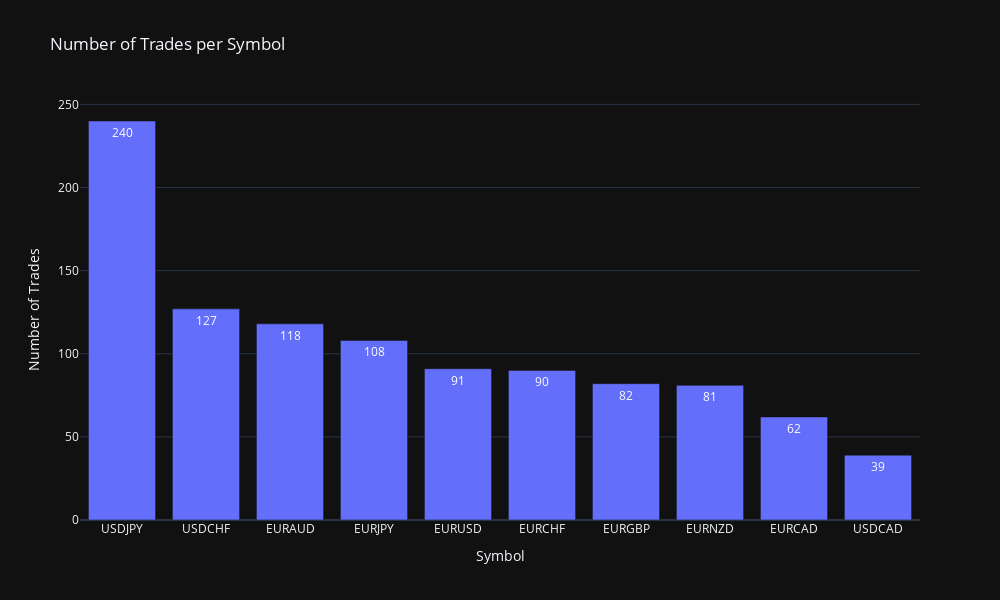

Write notebook code for a chart like this one.
### Code cell
trades_per_symbol = trade_log['symbol'].value_counts()

# Create a bar chart
fig = go.Figure(data=[go.Bar(
    x=trades_per_symbol.index,
    y=trades_per_symbol.values,
    text=trades_per_symbol.values,
    textposition='auto',
)])

# Update the layout
fig.update_layout(
    title='Number of Trades per Symbol',
    xaxis_title='Symbol',
    yaxis_title='Number of Trades',
    height=600,
    width=1000,
    template='plotly_dark'
)

# Show the plot
fig.show()

### Figure 1 — Plotly figure (JSON) as saved in the notebook; plotly's stock layout.template omitted (floating-point values rounded to 4 significant figures)
{"data": [{"text": [240, 127, 118, 108, 91, 90, 82, 81, 62, 39], "textposition": "auto", "type": "bar", "x": ["USDJPY", "USDCHF", "EURAUD", "EURJPY", "EURUSD", "EURCHF", "EURGBP", "EURNZD", "EURCAD", "USDCAD"], "y": [240, 127, 118, 108, 91, 90, 82, 81, 62, 39]}], "layout": {"height": 600, "title": {"text": "Number of Trades per Symbol"}, "width": 1000, "xaxis": {"title": {"text": "Symbol"}}, "yaxis": {"title": {"text": "Number of Trades"}}}}
